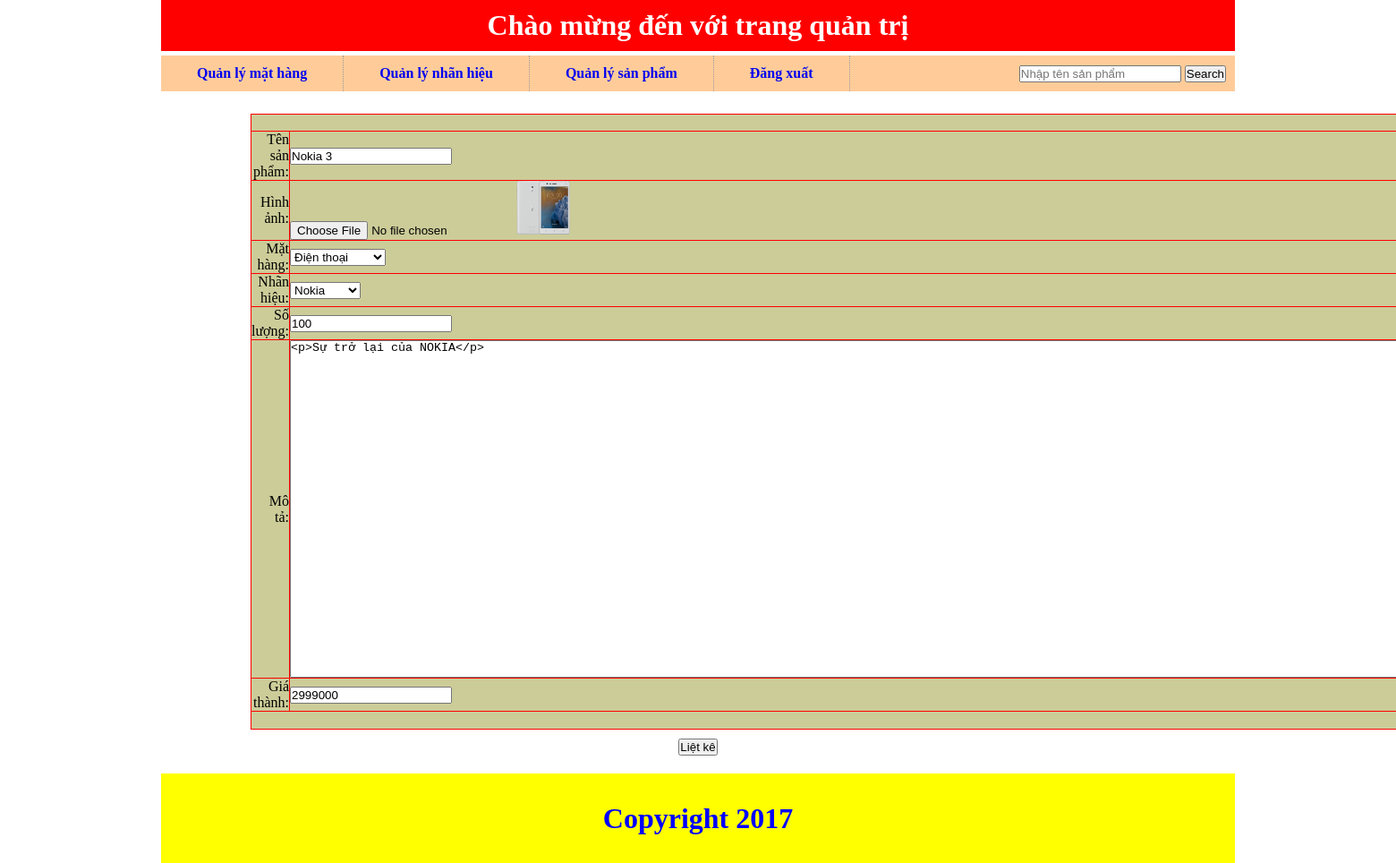
/adminfile/adminpage.php?quanly=quanlysanpham&ac=sua&id=1 (signed in), run on the app's committed database.
### tables this page shows
CREATE TABLE IF NOT EXISTS `sanpham` (
  `id_sp` int(11) NOT NULL AUTO_INCREMENT,
  `tensp` varchar(255) NOT NULL,
  `hinhanh` varchar(255) NOT NULL,
  `id_mathang` int(100) NOT NULL,
  `id_nhanhieu` int(100) NOT NULL,
  `soluong` int(100) NOT NULL,
  `mota` longtext NOT NULL,
  `gia` int(100) NOT NULL,
  PRIMARY KEY (`id_sp`),
  KEY `id_mathang` (`id_mathang`),
  KEY `id_nhanhieu` (`id_nhanhieu`)
);

### adminfile/modules/quanlysanpham/sua.php (the view, shortened to what this page needs)
<?php
	$sql="select * from sanpham where id_sp=$_GET[id]";
	$run=$conn->query($sql);
	$row=$run->fetch_array();
?>
<form action="modules/quanlysanpham/xuly.php?id=<?php echo $row['id_sp'] ?>" method="post" enctype="multipart/form-data">
	<center><table width="600px" border="1">
      <tr>
        <td colspan="2"><div align="center">Sửa sản phẩm</div></td>
      </tr>
      <tr>
        <td><div align="right">Tên sản phẩm:</div></td>
        <td><input type="text" name="tensp" id="tensp" value="<?php echo $row['tensp'] ?>" ></td>
      </tr>
      <tr>
        <td><div align="right">Hình ảnh:</div></td>
        <td><input type="file" name="hinhanh" id="hinhanh"><img src="modules/quanlysanpham/uploads/<?php echo $row['hinhanh'] ?>" width="60px" height="60px" /></td>
      </tr>
      <tr>
        <td><div align="right">Mặt hàng:</div></td>
        <td><select name="mathang" id="mathang">
        		<?php
                	$sql_mh="select * from mathang";
					$run_mh=$conn->query($sql_mh);
					while($row_mh=$run_mh->fetch_array()){
						if($row['id_mathang']==$row_mh['id_mathang']){
				?>
        					<option selected value="<?php echo $row_mh['id_mathang'] ?>"><?php echo $row_mh['tenmathang'] ?></option>
                <?php
						}else{
				?>
                			<option value="<?php echo $row_mh['id_mathang'] ?>"><?php echo $row_mh['tenmathang'] ?></option>
                <?php
						}
					}
				?>
        	</select>
        </td>
      </tr>
      <tr>
        <td><div align="right">Nhãn hiệu:</div></td>
        <td><select name="nhanhieu" id="nhanhieu">
        		<?php
                	$sql_nh="select * from nhanhieu";
					$run_nh=$conn->query($sql_nh);
					while($row_nh=$run_nh->fetch_array()){
						if($row['id_nhanhieu']==$row_nh['id_nhanhieu']){
				?>
        					<option selected value="<?php echo $row_nh['id_nhanhieu'] ?>"><?php echo $row_nh['tennhanhieu'] ?></option>
                <?php
						}else{
				?>
                			<option value="<?php echo $row_nh['id_nhanhieu'] ?>"><?php echo $row_nh['tennhanhieu'] ?></option>
                <?php
						}
					}
				?>
            </select>
        </td>
      </tr>
      <tr>
        <td><div align="right">Số lượng:</div></td>
        <td><input type="text" name="soluong" id="soluong" value="<?php echo $row['soluong'] ?>" /></td>
      </tr>
      <tr>
        <td><div align="right">Mô tả:</div></td>
        <td><textarea name="mota" id="mota" cols="1000" rows="25" ><?php echo $row['mota'] ?></textarea></td>
      </tr>
      <tr>
        <td><div align="right">Giá thành:</div></td>
        <td><input type="text" name="gia" id="gia" value="<?php echo $row['gia'] ?>"></td>
      </tr>
      <tr>
        <td colspan="2"><div align="center">
        </div></td>
      </tr>
    </table>
</form>
<a href="adminpage.php?quanly=quanlysanpham&ac=lietke"><button style="margin-top:10px" name="nutlietke" id="nutlietke" type="button">Liệt kê</button></a></center>

### adminfile/style/admin.css (style rules this page uses)
* { padding:0; margin:0; }
table { border-collapse:collapse; border-color:#F00; background-color:#CC9; }

### data on the page
sanpham: tensp "Nokia 3", hinhanh (picture), soluong "100", mota "<p>Sự trở lại của NOKIA</p>", gia "2999000"

### other printed values
form field mathang "Điện thoại"
form field nhanhieu "Nokia"
